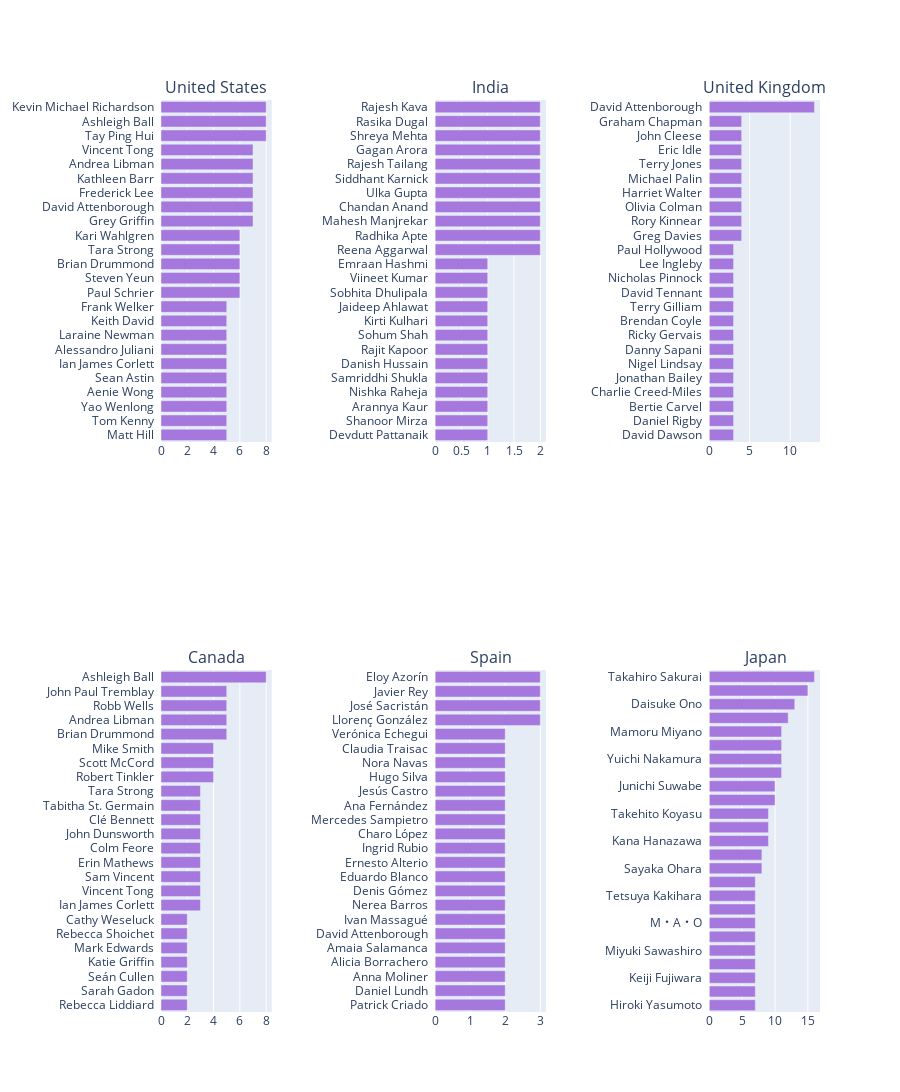

Write notebook code for a chart like this one.
### Code cell
#TOP ACTORS IN TV SHOWS
def country_trace(country, flag = "tv_show"):
    netflix_df["from_us"] = netflix_df['country'].fillna("").apply(lambda x : 1 if country.lower() in x.lower() else 0)
    small = netflix_df[netflix_df["from_us"] == 1]
    if flag == "tv_show":
        small = small[small["season_count"] != ""]
    else:
        small = small[small["duration"] != ""]
    cast = ", ".join(small['cast'].fillna("")).split(", ")
    tags = Counter(cast).most_common(25)
    tags = [_ for _ in tags if "" != _[0]]

    labels, values = [_[0]+"  " for _ in tags], [_[1] for _ in tags]
    trace = go.Bar(y=labels[::-1], x=values[::-1], orientation="h", name="", marker=dict(color="#a678de"))
    return trace

from plotly.subplots import make_subplots
traces = []
titles = ["United States", "","India","", "United Kingdom", "Canada","", "Spain","", "Japan"]
for title in titles:
    if title != "":
        traces.append(country_trace(title))

fig = make_subplots(rows=2, cols=5, subplot_titles=titles)
fig.add_trace(traces[0], 1,1)
fig.add_trace(traces[1], 1,3)
fig.add_trace(traces[2], 1,5)
fig.add_trace(traces[3], 2,1)
fig.add_trace(traces[4], 2,3)
fig.add_trace(traces[5], 2,5)

fig.update_layout(height=1200, showlegend=False)
fig.show()

### Figure 1 — Plotly figure (JSON) as saved in the notebook; plotly's stock layout.template omitted (floating-point values rounded to 4 significant figures)
{"data": [{"marker": {"color": "#a678de"}, "name": "", "orientation": "h", "type": "bar", "x": [5, 5, 5, 5, 5, 5, 5, 5, 5, 5, 6, 6, 6, 6, 6, 7, 7, 7, 7, 7, 7, 8, 8, 8], "xaxis": "x", "y": ["Matt Hill  ", "Tom Kenny  ", "Yao Wenlong  ", "Aenie Wong  ", "Sean Astin  ", "Ian James Corlett  ", "Alessandro Juliani  ", "Laraine Newman  ", "Keith David  ", "Frank Welker  ", "Paul Schrier  ", "Steven Yeun  ", "Brian Drummond  ", "Tara Strong  ", "Kari Wahlgren  ", "Grey Griffin  ", "David Attenborough  ", "Frederick Lee  ", "Kathleen Barr  ", "Andrea Libman  ", "Vincent Tong  ", "Tay Ping Hui  ", "Ashleigh Ball  ", "Kevin Michael Richardson  "], "yaxis": "y"}, {"marker": {"color": "#a678de"}, "name": "", "orientation": "h", "type": "bar", "x": [1, 1, 1, 1, 1, 1, 1, 1, 1, 1, 1, 1, 1, 2, 2, 2, 2, 2, 2, 2, 2, 2, 2, 2], "xaxis": "x3", "y": ["Devdutt Pattanaik  ", "Shanoor Mirza  ", "Arannya Kaur  ", "Nishka Raheja  ", "Samriddhi Shukla  ", "Danish Hussain  ", "Rajit Kapoor  ", "Sohum Shah  ", "Kirti Kulhari  ", "Jaideep Ahlawat  ", "Sobhita Dhulipala  ", "Viineet Kumar  ", "Emraan Hashmi  ", "Reena Aggarwal  ", "Radhika Apte  ", "Mahesh Manjrekar  ", "Chandan Anand  ", "Ulka Gupta  ", "Siddhant Karnick  ", "Rajesh Tailang  ", "Gagan Arora  ", "Shreya Mehta  ", "Rasika Dugal  ", "Rajesh Kava  "], "yaxis": "y3"}, {"marker": {"color": "#a678de"}, "name": "", "orientation": "h", "type": "bar", "x": [3, 3, 3, 3, 3, 3, 3, 3, 3, 3, 3, 3, 3, 3, 4, 4, 4, 4, 4, 4, 4, 4, 4, 13], "xaxis": "x5", "y": ["David Dawson  ", "Daniel Rigby  ", "Bertie Carvel  ", "Charlie Creed-Miles  ", "Jonathan Bailey  ", "Nigel Lindsay  ", "Danny Sapani  ", "Ricky Gervais  ", "Brendan Coyle  ", "Terry Gilliam  ", "David Tennant  ", "Nicholas Pinnock  ", "Lee Ingleby  ", "Paul Hollywood  ", "Greg Davies  ", "Rory Kinnear  ", "Olivia Colman  ", "Harriet Walter  ", "Michael Palin  ", "Terry Jones  ", "Eric Idle  ", "John Cleese  ", "Graham Chapman  ", "David Attenborough  "], "yaxis": "y5"}, {"marker": {"color": "#a678de"}, "name": "", "orientation": "h", "type": "bar", "x": [2, 2, 2, 2, 2, 2, 2, 3, 3, 3, 3, 3, 3, 3, 3, 3, 4, 4, 4, 5, 5, 5, 5, 8], "xaxis": "x6", "y": ["Rebecca Liddiard  ", "Sarah Gadon  ", "Seán Cullen  ", "Katie Griffin  ", "Mark Edwards  ", "Rebecca Shoichet  ", "Cathy Weseluck  ", "Ian James Corlett  ", "Vincent Tong  ", "Sam Vincent  ", "Erin Mathews  ", "Colm Feore  ", "John Dunsworth  ", "Clé Bennett  ", "Tabitha St. Germain  ", "Tara Strong  ", "Robert Tinkler  ", "Scott McCord  ", "Mike Smith  ", "Brian Drummond  ", "Andrea Libman  ", "Robb Wells  ", "John Paul Tremblay  ", "Ashleigh Ball  "], "yaxis": "y6"}, {"marker": {"color": "#a678de"}, "name": "", "orientation": "h", "type": "bar", "x": [2, 2, 2, 2, 2, 2, 2, 2, 2, 2, 2, 2, 2, 2, 2, 2, 2, 2, 2, 2, 3, 3, 3, 3], "xaxis": "x8", "y": ["Patrick Criado  ", "Daniel Lundh  ", "Anna Moliner  ", "Alicia Borrachero  ", "Amaia Salamanca  ", "David Attenborough  ", "Ivan Massagué  ", "Nerea Barros  ", "Denis Gómez  ", "Eduardo Blanco  ", "Ernesto Alterio  ", "Ingrid Rubio  ", "Charo López  ", "Mercedes Sampietro  ", "Ana Fernández  ", "Jesús Castro  ", "Hugo Silva  ", "Nora Navas  ", "Claudia Traisac  ", "Verónica Echegui  ", "Llorenç González  ", "José Sacristán  ", "Javier Rey  ", "Eloy Azorín  "], "yaxis": "y8"}, {"marker": {"color": "#a678de"}, "name": "", "orientation": "h", "type": "bar", "x": [7, 7, 7, 7, 7, 7, 7, 7, 7, 7, 8, 8, 9, 9, 9, 10, 10, 11, 11, 11, 11, 12, 13, 15, 16], "xaxis": "x10", "y": ["Hiroki Yasumoto  ", "Satoshi Hino  ", "Keiji Fujiwara  ", "Maaya Sakamoto  ", "Miyuki Sawashiro  ", "Kenjiro Tsuda  ", "M・A・O  ", "Katsuyuki Konishi  ", "Tetsuya Kakihara  ", "Haruka Tomatsu  ", "Sayaka Ohara  ", "Daisuke Namikawa  ", "Kana Hanazawa  ", "Saori Hayami  ", "Takehito Koyasu  ", "Ai Kayano  ", "Junichi Suwabe  ", "Jun Fukuyama  ", "Yuichi Nakamura  ", "Hiroshi Kamiya  ", "Mamoru Miyano  ", "Tomokazu Sugita  ", "Daisuke Ono  ", "Yuki Kaji  ", "Takahiro Sakurai  "], "yaxis": "y10"}], "layout": {"annotations": [{"font": {"size": 16}, "showarrow": false, "text": "United States", "x": 0.084, "xanchor": "center", "xref": "paper", "y": 1, "yanchor": "bottom", "yref": "paper"}, {"font": {"size": 16}, "showarrow": false, "text": "India", "x": 0.5, "xanchor": "center", "xref": "paper", "y": 1, "yanchor": "bottom", "yref": "paper"}, {"font": {"size": 16}, "showarrow": false, "text": "United Kingdom", "x": 0.916, "xanchor": "center", "xref": "paper", "y": 1, "yanchor": "bottom", "yref": "paper"}, {"font": {"size": 16}, "showarrow": false, "text": "Canada", "x": 0.084, "xanchor": "center", "xref": "paper", "y": 0.375, "yanchor": "bottom", "yref": "paper"}, {"font": {"size": 16}, "showarrow": false, "text": "Spain", "x": 0.5, "xanchor": "center", "xref": "paper", "y": 0.375, "yanchor": "bottom", "yref": "paper"}, {"font": {"size": 16}, "showarrow": false, "text": "Japan", "x": 0.916, "xanchor": "center", "xref": "paper", "y": 0.375, "yanchor": "bottom", "yref": "paper"}], "height": 1200, "showlegend": false, "xaxis": {"anchor": "y", "domain": [0, 0.168]}, "xaxis10": {"anchor": "y10", "domain": [0.832, 1]}, "xaxis2": {"anchor": "y2", "domain": [0.208, 0.376]}, "xaxis3": {"anchor": "y3", "domain": [0.416, 0.584]}, "xaxis4": {"anchor": "y4", "domain": [0.624, 0.792]}, "xaxis5": {"anchor": "y5", "domain": [0.832, 1]}, "xaxis6": {"anchor": "y6", "domain": [0, 0.168]}, "xaxis7": {"anchor": "y7", "domain": [0.208, 0.376]}, "xaxis8": {"anchor": "y8", "domain": [0.416, 0.584]}, "xaxis9": {"anchor": "y9", "domain": [0.624, 0.792]}, "yaxis": {"anchor": "x", "domain": [0.625, 1]}, "yaxis10": {"anchor": "x10", "domain": [0, 0.375]}, "yaxis2": {"anchor": "x2", "domain": [0.625, 1]}, "yaxis3": {"anchor": "x3", "domain": [0.625, 1]}, "yaxis4": {"anchor": "x4", "domain": [0.625, 1]}, "yaxis5": {"anchor": "x5", "domain": [0.625, 1]}, "yaxis6": {"anchor": "x6", "domain": [0, 0.375]}, "yaxis7": {"anchor": "x7", "domain": [0, 0.375]}, "yaxis8": {"anchor": "x8", "domain": [0, 0.375]}, "yaxis9": {"anchor": "x9", "domain": [0, 0.375]}}}
